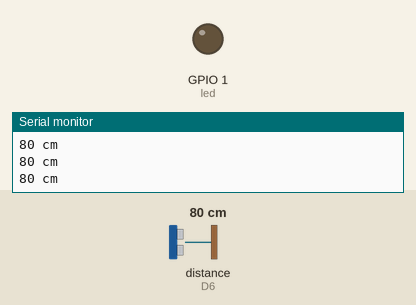
The sketch below on a simulated ESP8266 (NodeMCU). Parts: output pins drawn as LEDs (lit = HIGH), the last lines printed to the serial monitor. Wiring (inferred from the names in the program): ultrasonic range finder: trigger D7; echo D6. The inputs (shaded band) are chosen by the test bench; at power-on: distance to the obstacle (sensor on D6) 80 cm. The echo pulse lasts 58.3 µs per cm; pins used as bus, display or sensor lines are not drawn.

Above: at 1.3 s.
1.4 s: distance to the obstacle (sensor on D6) set to 16 cm
2.9 s: distance to the obstacle (sensor on D6) set to 13 cm
At 4.2 s:
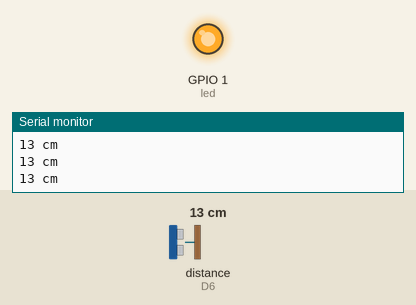
4.5 s: distance to the obstacle (sensor on D6) set to 18 cm
At 5.6 s:
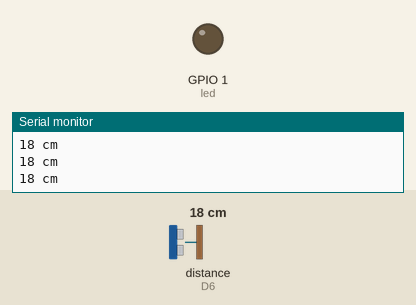
6.0 s: distance to the obstacle (sensor on D6) set to 2 cm
At 6.9 s:
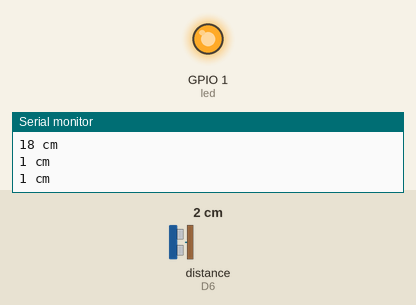
Timing chart, 0 to 8.5 s (numbered marks = the images above; inputs shaded):
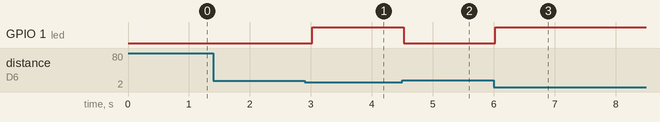

Measured:
- the behaviour switches between 15 and 14 cm on distance to the obstacle (sensor on D6) (found by bisection; images 0 and 1)
- after the input at 2.9 s, GPIO 1 (led): LOW → HIGH after 0.12 s
- after the input at 4.5 s, GPIO 1 (led): HIGH → LOW at once
- after the input at 6.0 s, GPIO 1 (led): LOW → HIGH at once

The sketch:

blind_glove.ino
```cpp
#define trigPin D7
#define echoPin D6
#define led D10

void setup()

{
  Serial.begin(9600);
  pinMode(trigPin, OUTPUT);
  pinMode(echoPin, INPUT);
  pinMode(led, OUTPUT);
}

void loop()

{
  long duration, distance;
  digitalWrite(trigPin, LOW);
  delayMicroseconds(2);
  digitalWrite(trigPin, HIGH);
  delayMicroseconds(10);
  digitalWrite(trigPin, LOW);
  duration = pulseIn(echoPin, HIGH);
  distance = (duration / 2) / 29.1;
  if (distance < 15)
  {
    digitalWrite(led, HIGH);
  }

  else
  {
    digitalWrite(led, LOW);
  }

  Serial.print(distance);
  Serial.println(" cm");
  delay(500);

}

/* Ultrasonic sensor: vcc-vv, trig-D7, echo-D6, gnd-G
 *  1st wire of led and buzzer- G, 2nd wire of led and buzzer-TX/D10
 */
```
